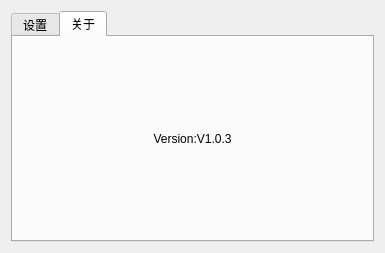
<?xml version="1.0" encoding="UTF-8"?>
<ui version="4.0">
 <class>settiongdlg</class>
 <widget class="QDialog" name="settiongdlg">
  <property name="geometry">
   <rect>
    <x>0</x>
    <y>0</y>
    <width>385</width>
    <height>253</height>
   </rect>
  </property>
  <property name="windowTitle">
   <string>settiongdlg</string>
  </property>
  <layout class="QVBoxLayout" name="verticalLayout_2">
   <item>
    <widget class="QTabWidget" name="tabWidget">
     <property name="currentIndex">
      <number>1</number>
     </property>
     <widget class="QWidget" name="tab">
      <attribute name="title">
       <string>设置</string>
      </attribute>
      <layout class="QVBoxLayout" name="verticalLayout">
       <item>
        <layout class="QGridLayout" name="gridLayout">
         <item row="4" column="1">
          <widget class="QLineEdit" name="editDealPath"/>
         </item>
         <item row="1" column="2">
          <widget class="QPushButton" name="btnCostum">
           <property name="text">
            <string>自定义</string>
           </property>
          </widget>
         </item>
         <item row="4" column="2">
          <widget class="QPushButton" name="btnBower2">
           <property name="text">
            <string>浏览</string>
           </property>
          </widget>
         </item>
         <item row="1" column="1">
          <widget class="QComboBox" name="cmboxSkin">
           <property name="sizePolicy">
            <sizepolicy hsizetype="Expanding" vsizetype="Fixed">
             <horstretch>0</horstretch>
             <verstretch>0</verstretch>
            </sizepolicy>
           </property>
          </widget>
         </item>
         <item row="2" column="0">
          <widget class="QLabel" name="label_2">
           <property name="text">
            <string>夜间模式：</string>
           </property>
          </widget>
         </item>
         <item row="3" column="0">
          <widget class="QLabel" name="label_3">
           <property name="text">
            <string>资源位置：</string>
           </property>
          </widget>
         </item>
         <item row="1" column="0">
          <widget class="QLabel" name="label">
           <property name="text">
            <string>皮肤设置：</string>
           </property>
          </widget>
         </item>
         <item row="3" column="2">
          <widget class="QPushButton" name="btnBower1">
           <property name="text">
            <string>浏览</string>
           </property>
          </widget>
         </item>
         <item row="4" column="0">
          <widget class="QLabel" name="label_4">
           <property name="text">
            <string>目标位置：</string>
           </property>
          </widget>
         </item>
         <item row="3" column="1">
          <widget class="QLineEdit" name="editFindPath"/>
         </item>
         <item row="2" column="1">
          <widget class="QComboBox" name="cmboxNight">
           <property name="sizePolicy">
            <sizepolicy hsizetype="Expanding" vsizetype="Fixed">
             <horstretch>0</horstretch>
             <verstretch>0</verstretch>
            </sizepolicy>
           </property>
          </widget>
         </item>
         <item row="0" column="0">
          <widget class="QLabel" name="label_5">
           <property name="text">
            <string>字体设置：</string>
           </property>
          </widget>
         </item>
         <item row="0" column="1">
          <widget class="QComboBox" name="cmboxFont"/>
         </item>
        </layout>
       </item>
       <item>
        <widget class="QDialogButtonBox" name="buttonBox">
         <property name="standardButtons">
          <set>QDialogButtonBox::Apply|QDialogButtonBox::Cancel|QDialogButtonBox::Ok</set>
         </property>
        </widget>
       </item>
      </layout>
     </widget>
     <widget class="QWidget" name="tab_2">
      <attribute name="title">
       <string>关于</string>
      </attribute>
      <layout class="QVBoxLayout" name="verticalLayout_3">
       <item>
        <widget class="QLabel" name="label_6">
         <property name="text">
          <string>Version:V1.0.3</string>
         </property>
         <property name="alignment">
          <set>Qt::AlignCenter</set>
         </property>
        </widget>
       </item>
      </layout>
     </widget>
    </widget>
   </item>
  </layout>
 </widget>
 <layoutdefault spacing="6" margin="11"/>
 <resources/>
 <connections/>
</ui>
